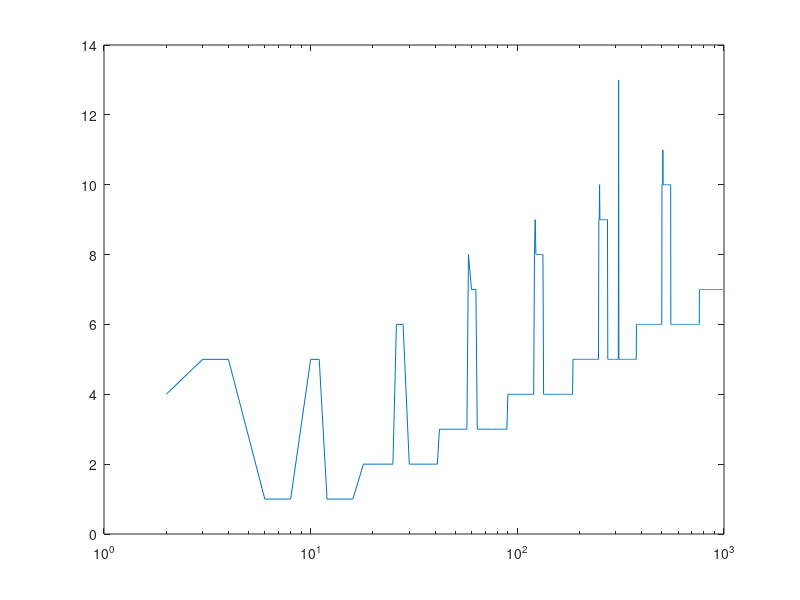

MATLAB code for this plot:
clear all

%%% We make a tone that is 1 complete cycle so there is no spectral leakage
step_size = 1e-3; phase_offset = pi/4; magnitude = 1;
t = 0:step_size:1-step_size; vector_length = length(t);
tone = magnitude * exp((j * 2 * pi * t) + (j * phase_offset));

%%% Tone power should be :
%%%      cos(x) =>
%%%      (1 [peak amplitude in volts]
%%%       * 1 / sqrt(2) [convertion to VRMS]) ^ 2
%%%      exp(x) => (as exp(x) = cos(x) + j*sin(x))
%%%      (1 [VRMS]) ^ 2 (as the magnitude of sxp is constant and therefore
%%%      equal to it's RMS value as well
%%% As VRMS squared / R (Here R is assumed to be 1) is the power in watts
%%% Here this is 1 Watts or 10*log10(1/0.001) = 30 dBm
tonePowerFromTime = (tone * tone') / length(tone);

toneFFT = power(fftshift(abs(fft(tone,length(tone)))/length(tone)),2);
tonePowerFromFFT = sum(toneFFT);
plot(10*log10(toneFFT/0.001))

%%% 100% accuracy so now lets look at a reduction in the FFT length
vectortonePowerFromFFT = [];
vectortoneValueFromFFT = [];
vectortoneMagFromFFT = [];
vectortoneAngleFromFFT = [];
for FFTSIZE = 1:1:12
    toneFFT = fftshift((fft(tone,(2^FFTSIZE)))/(2^FFTSIZE));
    tone_index = find((abs(toneFFT)) == max(abs(toneFFT)));
    tone_index = tone_index(1);
    vectortoneMagFromFFT = [vectortoneMagFromFFT ...
                sqrt(toneFFT(tone_index) .* toneFFT(tone_index)')];
    angletoneFFT = (180 / pi)* unwrap(angle(toneFFT));
    vectortoneAngleFromFFT = [vectortoneAngleFromFFT ...
                angletoneFFT(tone_index)];
    vectortonePowerFromFFT = [vectortonePowerFromFFT sum(power(abs(toneFFT),2))];
    vectortoneValueFromFFT = [vectortoneValueFromFFT ...
                        10*log10(power(max(abs(toneFFT)), 2) / 0.001)];
end
magnitude_error = magnitude - vectortoneMagFromFFT;
magnitude_error_in_dB = 20*log10(magnitude./vectortoneMagFromFFT);
phase_error = vectortoneAngleFromFFT - (phase_offset * (180 / pi));

%%% If we look at vectortoneValueFromFFT we can see the following
%%% 1) for very large FFT values the power drops off.  This is because the
%%% function zero pads the vector that you feed it so that it can do a FFT
%%% and therefore the vecotor is now effectively a zero value vector so
%%% what we see is what we should see
%%% 2)For FFT Lengths greater than the vector length you quickly lose
%%% accuracy.
%%% 3)Because the signal is super oversampled in the time domain, using
%%% smaller values for the FFT does not affect the result as you are
%%% throwing out samples for the vector to be processed that just don't
%%% matter
%%% 4)Although the summation of the values in the FFT is accurate for a
%%% total power measurement for an FFT length up to that of the signal, the
%%% value of the tone starts to become inaccurate 
plot(10*log10(power((abs(toneFFT)), 2) / 0.001))


step_size = 1e-2;
t = 0:step_size:1-step_size; vector_length = length(t);
tone = exp((j * 2 * pi * t) + (j * pi/4));
tonePowerFromTime = (tone * tone') / length(tone);
toneFFT = power(fftshift(abs(fft(tone,length(tone)))/length(tone)),2);
tonePowerFromFFT = sum(toneFFT);
plot(10*log10(toneFFT/0.001))

%%% 100% accuracy so now lets look at a reduction in the FFT length
vectortonePowerFromFFT = [];
vectortoneValueFromFFT = [];
vectortoneMagFromFFT = [];
vectortoneAngleFromFFT = [];
for FFTSIZE = 1:1:8
    toneFFT = fftshift((fft(tone,(2^FFTSIZE)))/(2^FFTSIZE));
    tone_index = find((abs(toneFFT)) == max(abs(toneFFT)));
    tone_index = tone_index(1);
    vectortoneMagFromFFT = [vectortoneMagFromFFT ...
                sqrt(toneFFT(tone_index) .* toneFFT(tone_index)')];
    angletoneFFT = (180 / pi)* unwrap(angle(toneFFT));
    vectortoneAngleFromFFT = [vectortoneAngleFromFFT ...
                angletoneFFT(tone_index)];
    vectortonePowerFromFFT = [vectortonePowerFromFFT sum(power(abs(toneFFT),2))];
    vectortoneValueFromFFT = [vectortoneValueFromFFT ...
                        10*log10(power(max(abs(toneFFT)), 2) / 0.001)];
end
magnitude_error = magnitude - vectortoneMagFromFFT;
magnitude_error_in_dB = 20*log10(magnitude./vectortoneMagFromFFT);
phase_error = vectortoneAngleFromFFT - (phase_offset * (180 / pi));

%%% Ok, so now that we have seen what we can expect we really want to make
%%% sure that we have the proper oversampling to FFT size ratio for the
%%% accuracy that we are specifying, which by the way, what is that?  What
%%% is the accuracy we want in dB and angle?  For now I will assume we want
%%% measurements to within a 0.1 dB and 0.1 degrees

%%% In the actual application we are sampling at 1000Msps and we are
%%% looking at a channel of 500MHz so we are have 2x oversampling upwards
%%% (the upwards means that we can look at a smaller bandwidth if we want
%%% to).  Taking the max of this we would look at say 1 MHz of bandwidth at
%%% a minimum so we will be up to 1000x oversampled

%%% So looking at the heavily oversampled case we can see that the error is
%%% best for the smallest FFT size and the it increases as you increase the
%%% FFT size to the length of the signal you are FFTing and then beyond
over_sampling_rate = 1000;
step_size = (1/(2 * over_sampling_rate));
t = 0:step_size:1-step_size; vector_length = length(t);
tone = exp((j * 2 * pi * t) + (j * pi/4));

magnitude_error_in_dB = []; phase_error = [];
for FFTSIZE = 1:1:14
    toneFFT = fftshift((fft(tone,(2^FFTSIZE)))/(2^FFTSIZE));
    tone_index = find((abs(toneFFT)) == max(abs(toneFFT)));
    tone_index = tone_index(1);
    angletoneFFT = (180 / pi)* unwrap(angle(toneFFT));

    magnitude_error_in_dB = [magnitude_error_in_dB ...
                    20*log10(magnitude./...
                    sqrt(toneFFT(tone_index) .* toneFFT(tone_index)'))];
    phase_error = [phase_error ...
                angletoneFFT(tone_index) - (phase_offset * (180 / pi))];

end

%%% So looking at the notheavily oversampled case we can see that the error
%%% is sort of hard to predect and see what is going on but in gerenal when
%%% the FFT size is equal to that of the vector you are accurate, otherwise
%%% you can have signifigant phase error with no amplitude error
over_sampling_rate = 17;
step_size = (1/(2 * over_sampling_rate));
t = 0:step_size:1-step_size; vector_length = length(t);
tone = exp((j * 2 * pi * t) + (j * pi/4));

magnitude_error_in_dB = []; phase_error = [];
for FFTSIZE = 1:1:14
    toneFFT = fftshift((fft(tone,(2^FFTSIZE)))/(2^FFTSIZE));
    tone_index = find((abs(toneFFT)) == max(abs(toneFFT)));
    tone_index = tone_index(1);
    angletoneFFT = (180 / pi)* unwrap(angle(toneFFT));

    magnitude_error_in_dB = [magnitude_error_in_dB ...
                    20*log10(magnitude./...
                    sqrt(toneFFT(tone_index) .* toneFFT(tone_index)'))];
    phase_error = [phase_error ...
                angletoneFFT(tone_index) - (phase_offset * (180 / pi))];

end

%%% So instead lets look at the minimum order FFT where we can achieve the
%%% accuracy that we need vs sampling rate and see what happens
over_sampling_rate = 1;
FFTSizes = [];
while over_sampling_rate <=1000
    magnitude_error_in_dB = [];
    phase_error = [];
    step_size = (1/(2 * over_sampling_rate));
    t = 0:step_size:1-step_size; vector_length = length(t);
    tone = exp((j * 2 * pi * t) + (j * pi/4));
    for FFTSIZE = 1:1:14
        toneFFT = fftshift((fft(tone,(2^FFTSIZE)))/(2^FFTSIZE));
        tone_index = find((abs(toneFFT)) == max(abs(toneFFT)));
        tone_index = tone_index(1);
        angletoneFFT = (180 / pi)* unwrap(angle(toneFFT));

        magnitude_error_in_dB = [magnitude_error_in_dB ...
                        20*log10(magnitude./...
                        sqrt(toneFFT(tone_index) .* toneFFT(tone_index)'))];
        phase_error = [phase_error ...
                    angletoneFFT(tone_index) - (phase_offset * (180 / pi))];

    end
    FFTSizes = [FFTSizes ...
        max([max(find(abs(phase_error) < 0.1)) ...
        max(find(magnitude_error_in_dB < 0.1))])];
    over_sampling_rate = over_sampling_rate + 1;
end
plot(FFTSizes)

x = find(FFTSizes < 14);
GoodRatios = FFTSizes(x);
plot(x, GoodRatios)
semilogx(x, GoodRatios)

BadRatios = find(FFTSizes == 14);
